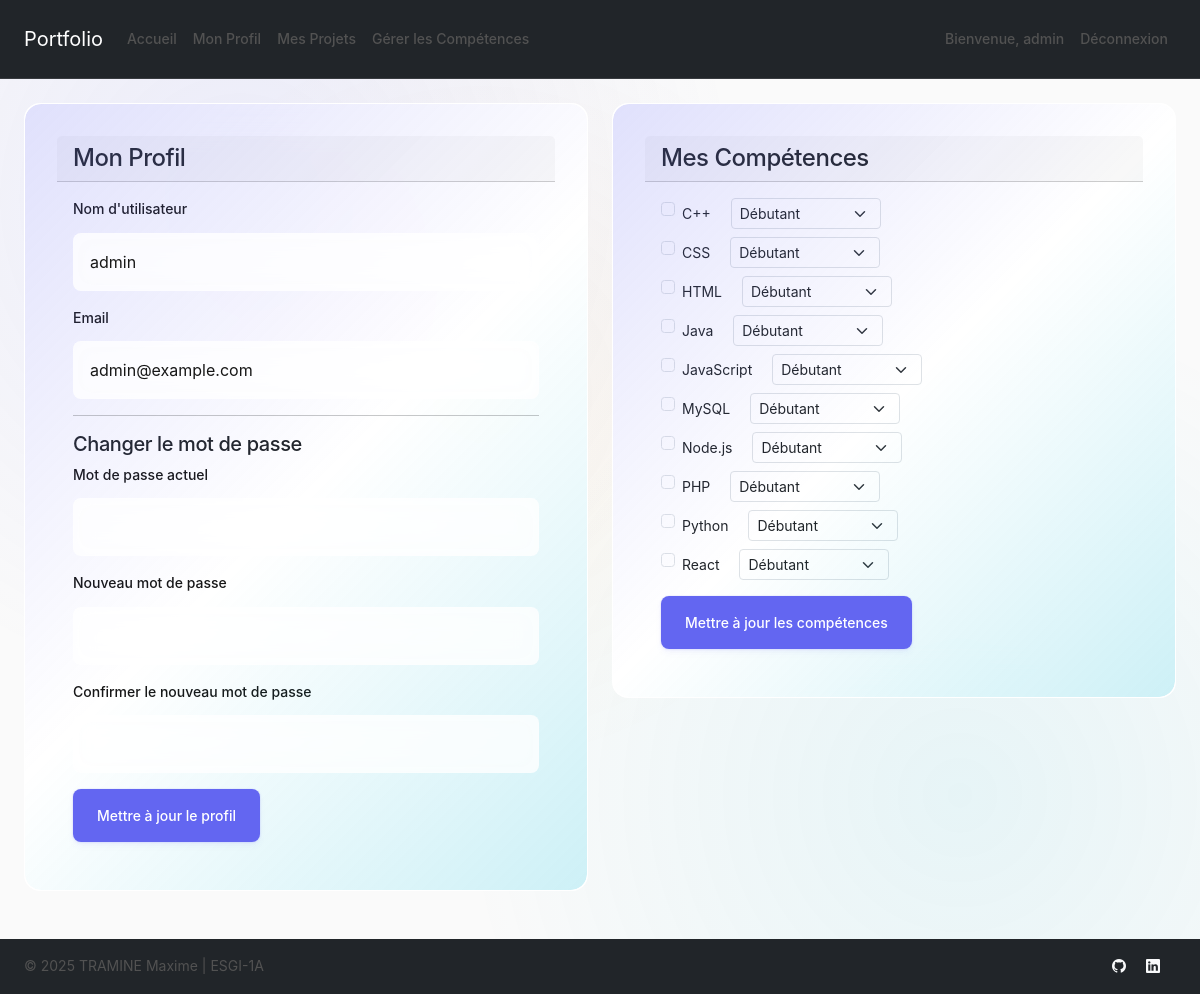
The app's page /profile.php (signed in) with its own data.
### tables this page shows
CREATE TABLE IF NOT EXISTS users (
    id INT PRIMARY KEY AUTO_INCREMENT,
    username VARCHAR(50) NOT NULL UNIQUE,
    email VARCHAR(100) NOT NULL UNIQUE,
    password VARCHAR(255) NOT NULL,
    role ENUM('admin', 'user') DEFAULT 'user',
    created_at TIMESTAMP DEFAULT CURRENT_TIMESTAMP
);

CREATE TABLE IF NOT EXISTS skills (
    id INT PRIMARY KEY AUTO_INCREMENT,
    name VARCHAR(100) NOT NULL UNIQUE,
    created_at TIMESTAMP DEFAULT CURRENT_TIMESTAMP
);

### profile.php (the view, shortened to what this page needs)
<?php
require_once 'includes/header.php';
$stmt = $pdo->prepare("SELECT * FROM users WHERE id = ?");
$stmt->execute([$_SESSION['user_id']]);
$user = $stmt->fetch();
$stmt = $pdo->prepare("
    SELECT s.*, us.level
    FROM skills s
    JOIN user_skills us ON s.id = us.skill_id
    WHERE us.user_id = ?
");
$stmt->execute([$_SESSION['user_id']]);
$user_skills = $stmt->fetchAll();
$stmt = $pdo->query("SELECT * FROM skills ORDER BY name");
$all_skills = $stmt->fetchAll();
?>
<div class="row">
    <div class="col-md-6">
        <div class="card">
            <div class="card-header">
                <h2 class="h4 mb-0">Mon Profil</h2>
            </div>
            <div class="card-body">
                <form method="POST" action="">
                    <div class="mb-3">
                        <label for="username" class="form-label">Nom d'utilisateur</label>
                        <input type="text" class="form-control" id="username" name="username" value="<?php echo htmlspecialchars($user['username']); ?>" required>
                    </div>
                    <div class="mb-3">
                        <label for="email" class="form-label">Email</label>
                        <input type="email" class="form-control" id="email" name="email" value="<?php echo htmlspecialchars($user['email']); ?>" required>
                    </div>
                    <hr>
                    <h3 class="h5">Changer le mot de passe</h3>
                    <div class="mb-3">
                        <label for="current_password" class="form-label">Mot de passe actuel</label>
                        <input type="password" class="form-control" id="current_password" name="current_password">
                    </div>
                    <div class="mb-3">
                        <label for="new_password" class="form-label">Nouveau mot de passe</label>
                        <input type="password" class="form-control" id="new_password" name="new_password">
                    </div>
                    <div class="mb-3">
                        <label for="confirm_password" class="form-label">Confirmer le nouveau mot de passe</label>
                        <input type="password" class="form-control" id="confirm_password" name="confirm_password">
                    </div>
                    <button type="submit" name="update_profile" class="btn btn-primary">Mettre à jour le profil</button>
                </form>
            </div>
        </div>
    </div>
    <div class="col-md-6">
        <div class="card">
            <div class="card-header">
                <h2 class="h4 mb-0">Mes Compétences</h2>
            </div>
            <div class="card-body">
                <form method="POST" action="">
                    <div class="mb-3">
                        <?php foreach ($all_skills as $skill): ?>
                            <div class="form-check mb-2">
                                <input class="form-check-input" type="checkbox" name="skills[]" value="<?php echo $skill['id']; ?>" id="skill_<?php echo $skill['id']; ?>"
                                    <?php echo in_array($skill['id'], array_column($user_skills, 'id')) ? 'checked' : ''; ?>>
                                <label class="form-check-label" for="skill_<?php echo $skill['id']; ?>">
                                    <?php echo htmlspecialchars($skill['name']); ?>
                                </label>
                                <select class="form-select form-select-sm ms-3" name="levels[<?php echo $skill['id']; ?>]" style="width: 150px; display: inline-block;">
                                    <option value="débutant" <?php echo isset($user_skills[$skill['id']]) && $user_skills[$skill['id']]['level'] === 'débutant' ? 'selected' : ''; ?>>Débutant</option>
                                </select>
                            </div>
                        <?php endforeach; ?>
                    </div>
                    <button type="submit" name="update_skills" class="btn btn-primary">Mettre à jour les compétences</button>
                </form>
            </div>
        </div>
    </div>
</div>
<?php require_once 'includes/footer.php'; ?>

### records on screen
users: username "admin", email "admin@example.com"
skills: name "C++", id "Débutant"
skills: name "CSS", id "Débutant"
skills: name "HTML", id "Débutant"
skills: name "Java", id "Débutant"
skills: name "JavaScript", id "Débutant"
skills: name "MySQL", id "Débutant"
skills: name "Node.js", id "Débutant"
skills: name "PHP", id "Débutant"
skills: name "Python", id "Débutant"
skills: name "React", id "Débutant"

### other values on screen
$_SESSION['username'] "admin"
